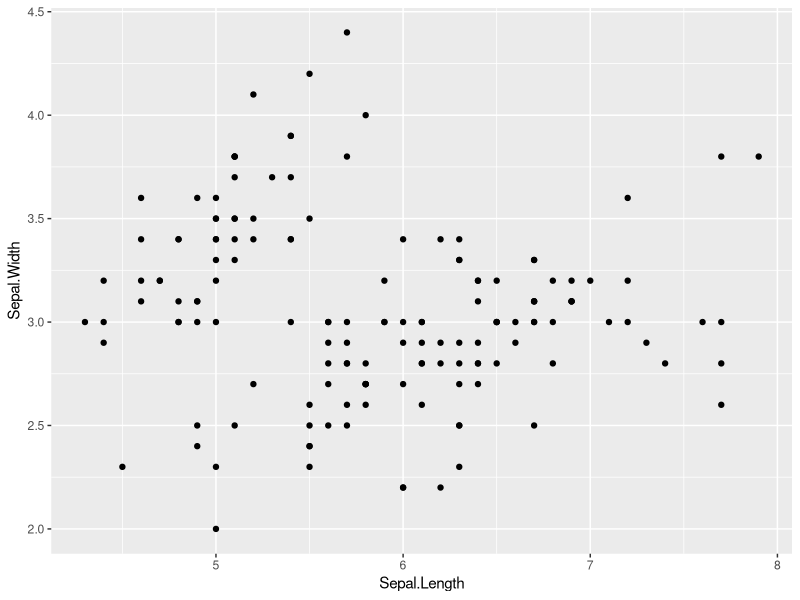
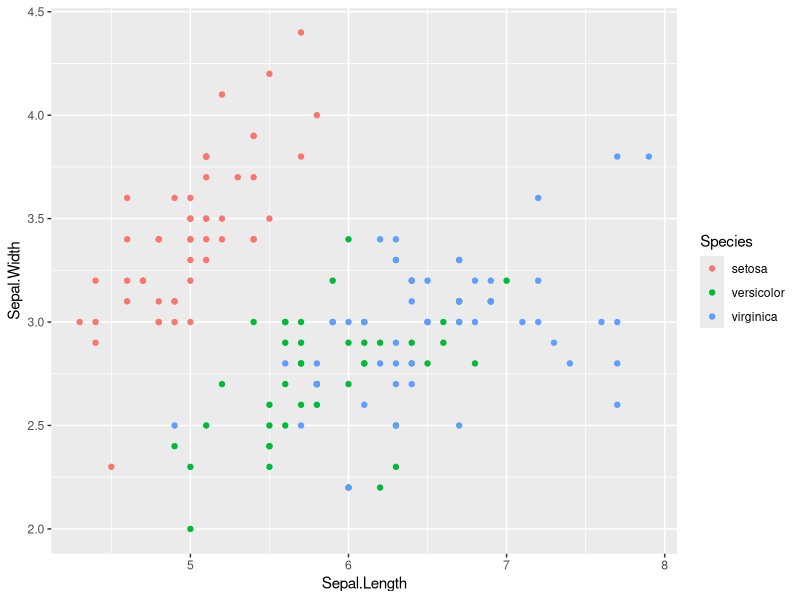
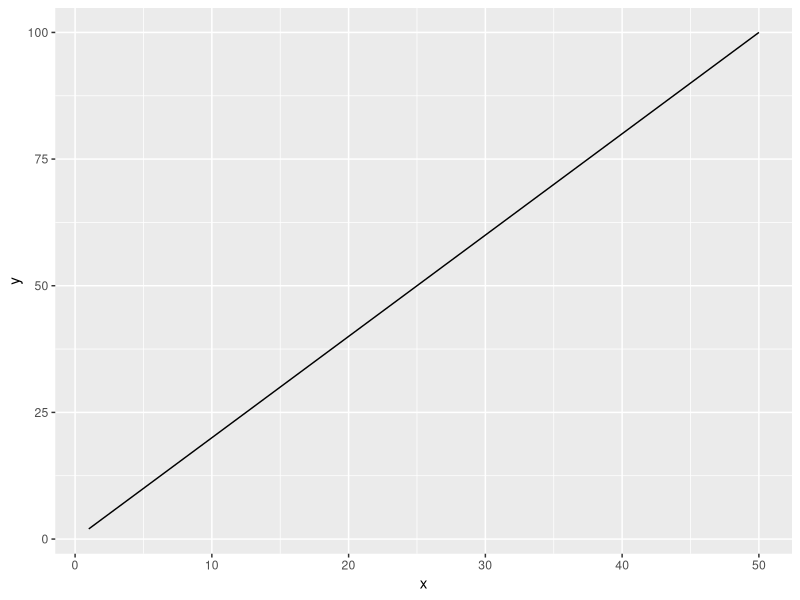

Source code (R) for these figures, in order:
#' ---
#' title: "Report week3"
#' output: html_document
#' date: "2023-8-29"
#' author: Zachary Bunch
#' ---


# Visualization -----------------------------------------------------------

library(ggplot2)
library(tidyverse)

# basic plot
iris %>% 
  ggplot(aes(x = Sepal.Length,
             y = Sepal.Width)) +
  geom_point()

# change color by "Species" column
iris %>% 
  ggplot(aes(x = Sepal.Length,
             y = Sepal.Width,
             color = Species)) +
  geom_point()

# sample data
df0 <- tibble(x = rep(1:50, 3),
              y = x * 2)

# basic plot
df0 %>% 
  ggplot(aes(x = x,
             y = y)) +
  geom_line()
